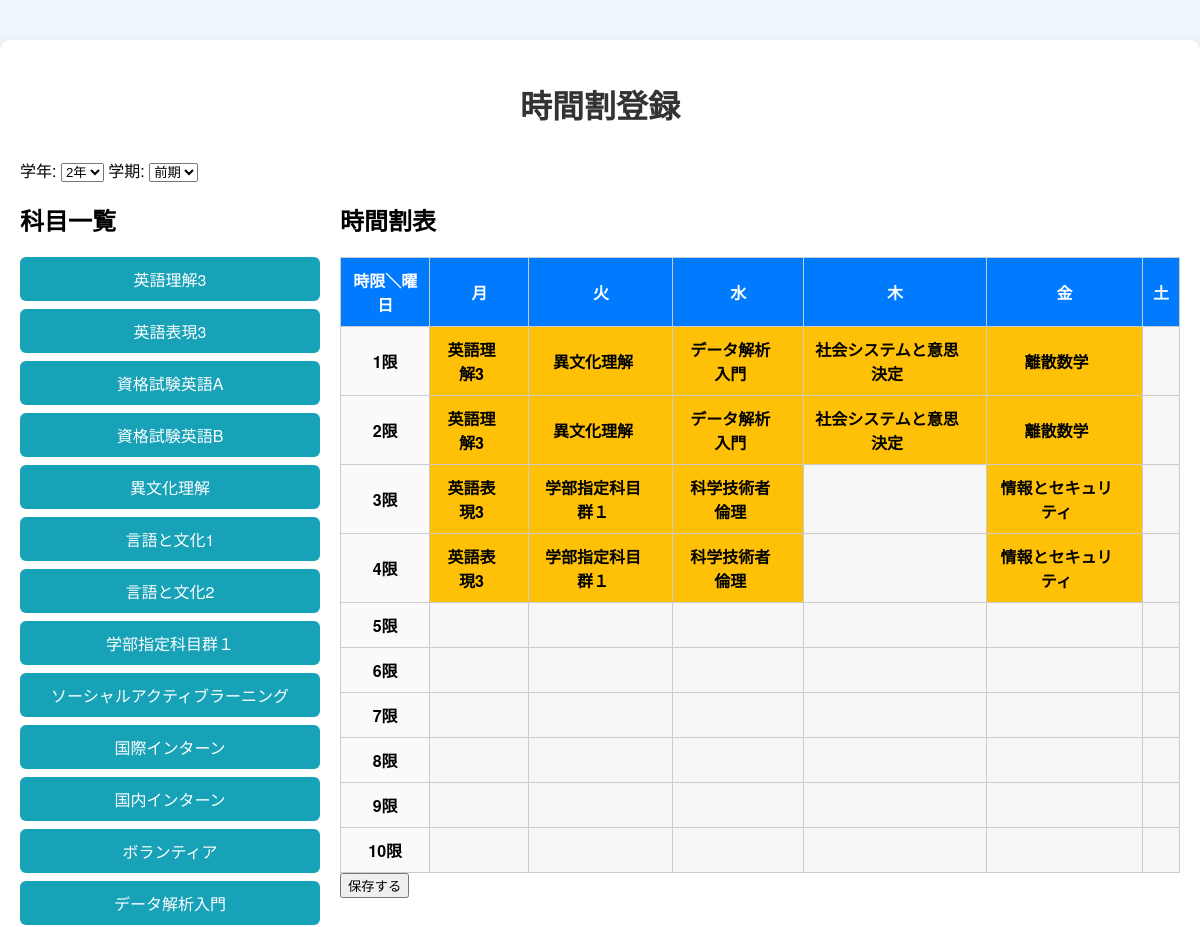
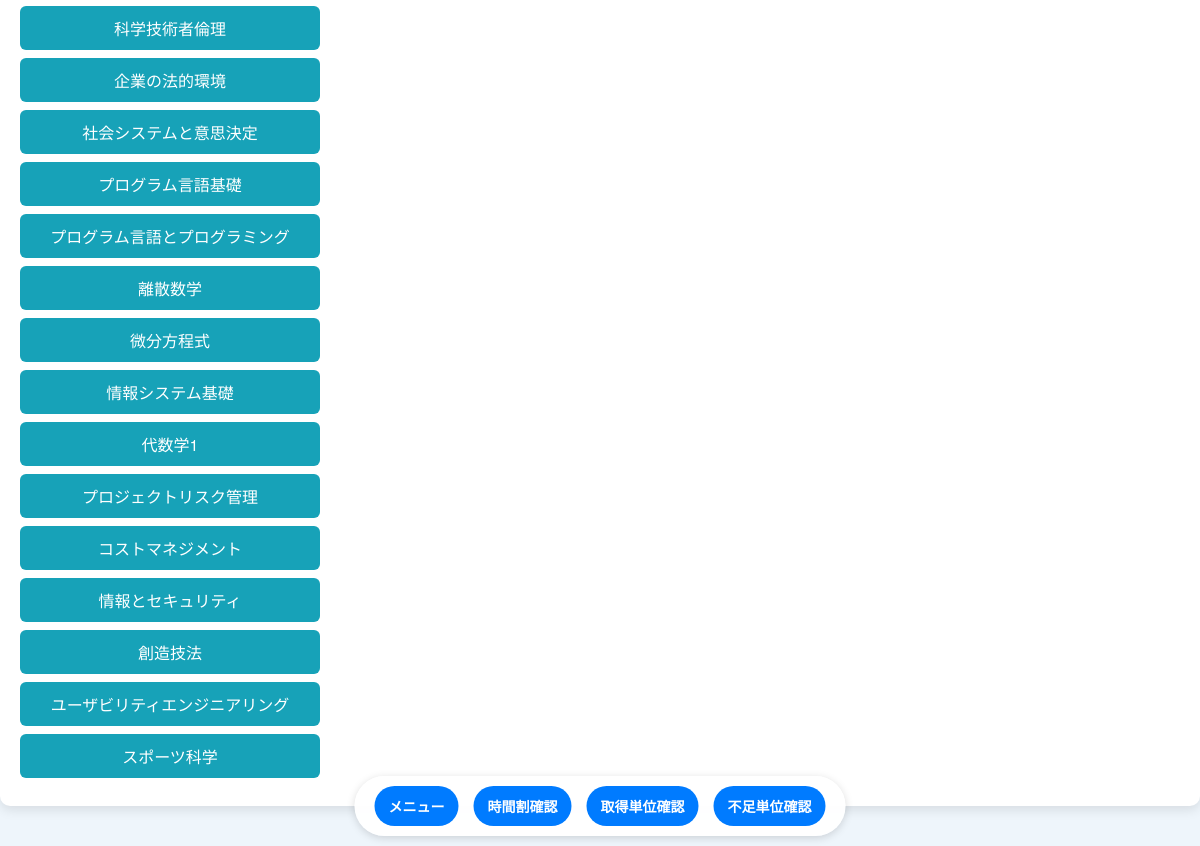
The app's page /timetable_register.php?grade=2 (signed in) with its own data (2 pictures, top to bottom).
### tables this page shows
CREATE TABLE `subjects` (
  `id` int(11) NOT NULL AUTO_INCREMENT,
  `name` varchar(100) NOT NULL,
  `grade` int(11) NOT NULL,
  `term` varchar(10) NOT NULL,
  `credit` int(11) NOT NULL,
  `category1` varchar(50) DEFAULT NULL,
  `category2` varchar(50) DEFAULT NULL,
  `category3` varchar(50) DEFAULT NULL,
  PRIMARY KEY (`id`)
);

### htdocs/timetable_register.php (the view, shortened to what this page needs)
<?php
require_once 'db.php';
$grade = $_GET['grade'] ?? 1;
$term = $_GET['term'] ?? '前期';
$stmt = $db->prepare("SELECT * FROM subjects WHERE grade = ? AND term = ?");
$stmt->execute([$grade, $term]);
$subjects = $stmt->fetchAll(PDO::FETCH_ASSOC);
?>
<!DOCTYPE html>
<html lang="ja">
<head>
    <link rel="stylesheet" href="css/timetable.css">
</head>
<body>
<div class="container">
    <h1>時間割登録</h1>
    <form method="GET" id="termForm">
        <label>学年:
            <select name="grade" onchange="document.getElementById('termForm').submit();">
                <?php for ($i = 1; $i <= 4; $i++): ?>
                    <option value="<?= $i ?>" <?= $grade == $i ? 'selected' : '' ?>><?= $i ?>年</option>
                <?php endfor; ?>
            </select>
        </label>
        <label>学期:
            <select name="term" onchange="document.getElementById('termForm').submit();">
                <option value="前期" <?= $term === '前期' ? 'selected' : '' ?>>前期</option>
            </select>
        </label>
    </form>
    <div class="timetable-section">
        <div class="subject-list">
            <h2>科目一覧</h2>
            <ul id="subjectList">
                <?php foreach ($subjects as $subject): ?>
                    <li data-id="<?= $subject['id'] ?>"><?= htmlspecialchars($subject['name']) ?></li>
                <?php endforeach; ?>
            </ul>
        </div>
        <div class="timetable">
            <h2>時間割表</h2>
            <div class="timetable-wrapper">
                <table id="timetable">
                    <thead>
                        <tr>
                            <th>時限＼曜日</th>
                            <?php foreach (["月","火","水","木","金","土"] as $day): ?>
                                <th><?= $day ?></th>
                            <?php endforeach; ?>
                        </tr>
                    </thead>
                    <tbody>
                        <?php for ($i = 1; $i <= 10; $i++): ?>
                            <tr>
                                <th><?= $i ?>限</th>
                                <?php for ($j = 0; $j < 6; $j++): ?>
                                    <td data-day="<?= $j ?>" data-period="<?= $i ?>"></td>
                                <?php endfor; ?>
                            </tr>
                        <?php endfor; ?>
                    </tbody>
                </table>
            </div>
            <form method="POST" action="save_timetable.php" id="saveForm">
                <button type="submit">保存する</button>
            </form>
        </div>
    </div>
</div>
<div class="bottom-nav">
    <a href="index.php" class="nav-button">メニュー</a>
    <a href="timetable_confirm.php" class="nav-button">時間割確認</a>
    <a href="credits.php" class="nav-button">取得単位確認</a>
    <a href="shortage.php" class="nav-button">不足単位確認</a>
</div>
</body>
</html>

### htdocs/css/timetable.css (style rules this page uses)
body { font-family: 'Helvetica Neue', sans-serif; background: #eef5fb; margin: 0; padding: 0; }
.container { max-width: 1200px; margin: 40px auto; padding: 20px; background: #fff; border-radius: 10px; box-shadow: 0 4px 12px rgba(0,0,0,0.1); }
h1 { text-align: center; margin-bottom: 30px; color: #333; }
.timetable-section { display: flex; flex-wrap: nowrop; gap: 20px; justify-content: space-between; align-items: flex-start; overflow-x: auto; }
.subject-list { width: 100%; max-width: 300px; flex-shrink: 0; }
.subject-list ul { list-style: none; padding: 0; margin: 0; }
.subject-list li { background-color: #17a2b8; color: white; padding: 10px; margin-bottom: 8px; border-radius: 6px; text-align: center; cursor: pointer; transition: background-color 0.2s; }
.timetable { flex-grow: 1; min-width: 0; }
.timetable-wrapper { overflow-x: auto; max-width: 100%; }
.timetable-wrapper table { width: 100%; min-width: 700px; border-collapse: collapse; background: #fafafa; box-shadow: 0 0 4px rgba(0,0,0,0.05); }
thead { background-color: #007bff; color: white; }
th, td { border: 1px solid #ccc; padding: 10px; text-align: center; }
td { background-color: #f7f7f7; cursor: pointer; }
td.selected { background-color: #ffc107; font-weight: bold; }
.bottom-nav { position: fixed; bottom: 10px; left: 50%; transform: translateX(-50%); background: rgba(255, 255, 255, 0.95); padding: 10px 20px; border-radius: 30px; box-shadow: 0 2px 8px rgba(0,0,0,0.15); display: flex; gap: 15px; z-index: 1000; font-size: 14px; }
.bottom-nav .nav-button { text-decoration: none; background-color: #007bff; color: white; padding: 10px 14px; border-radius: 20px; font-weight: 600; transition: background-color 0.2s ease; white-space: nowrap; }

### records on screen
subjects: name "英語理解3"
subjects: name "英語表現3"
subjects: name "資格試験英語A"
subjects: name "資格試験英語B"
subjects: name "異文化理解"
subjects: name "言語と文化1"
subjects: name "言語と文化2"
subjects: name "学部指定科目群１"
subjects: name "ソーシャルアクティブラーニング"
subjects: name "国際インターン"
subjects: name "国内インターン"
subjects: name "ボランティア"
subjects: name "データ解析入門"
subjects: name "科学技術者倫理"
subjects: name "企業の法的環境"
subjects: name "社会システムと意思決定"
subjects: name "プログラム言語基礎"
subjects: name "プログラム言語とプログラミング"
subjects: name "離散数学"
subjects: name "微分方程式"
subjects: name "情報システム基礎"
subjects: name "代数学1"
subjects: name "プロジェクトリスク管理"
subjects: name "コストマネジメント"
subjects: name "情報とセキュリティ"
subjects: name "創造技法"
subjects: name "ユーザビリティエンジニアリング"
subjects: name "スポーツ科学"

### other values on screen
$day "月"
$day "火"
$day "水"
$day "木"
$day "金"
$day "土"
form field grade "2年"
